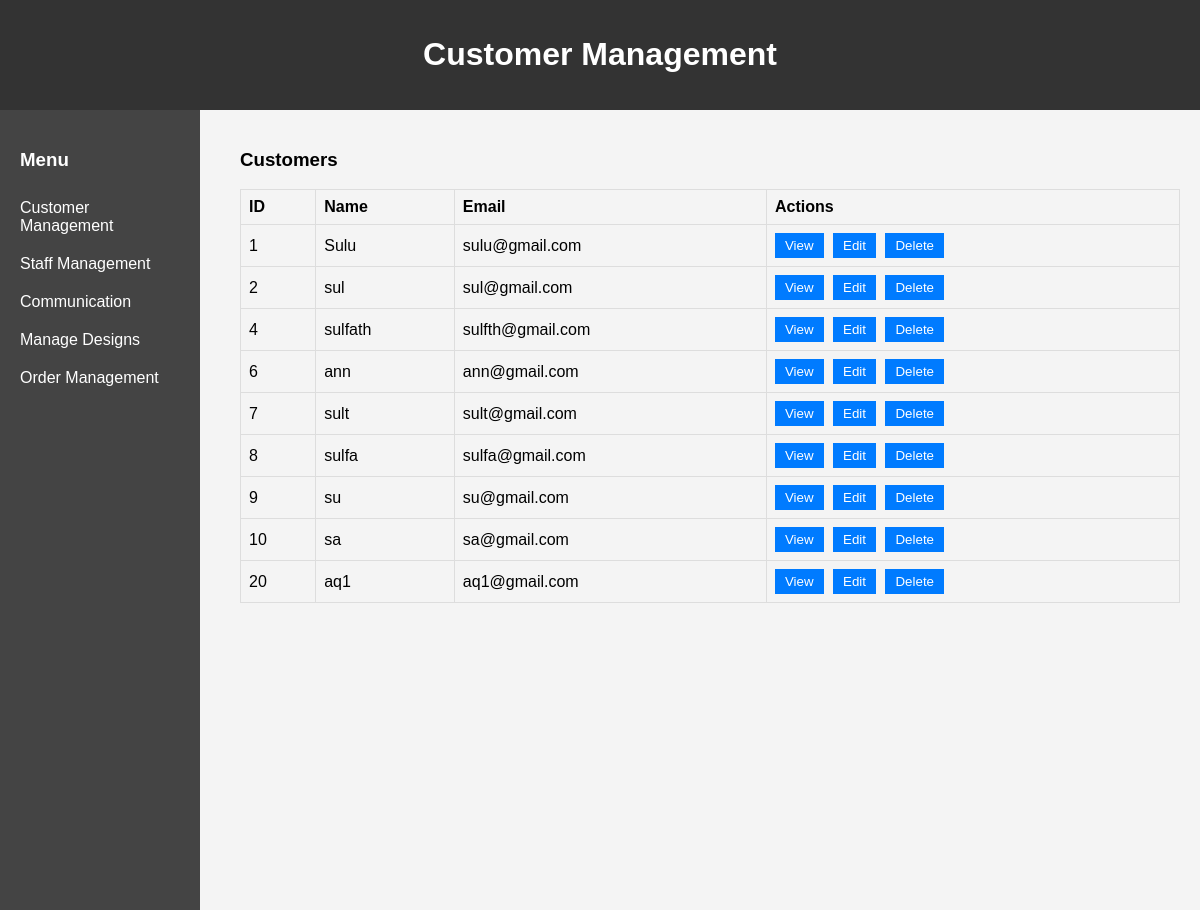
Page /admin/customers.php on the committed database.
### tables this page shows
CREATE TABLE `users` (
  `USER_ID` int(11) NOT NULL,
  `USERNAME` varchar(50) NOT NULL,
  `PASSWORDD` varchar(255) NOT NULL,
  `EMAIL` varchar(100) NOT NULL,
  `PHONE` varchar(15) NOT NULL,
  `USER_TYPE` enum('ADMIN','CUSTOMER','STAFF') NOT NULL,
  `ADDRESSS` text DEFAULT NULL,
  `CREATED_AT` datetime NOT NULL DEFAULT current_timestamp()
);

### admin/customers.php (the view, shortened to what this page needs)
<?php
$conn = new mysqli('localhost', 'root', '', 'fashion');
$sql = "SELECT USER_ID, USERNAME, EMAIL FROM users where USER_TYPE = 'CUSTOMER'";
$result = $conn->query($sql);
?>
<!DOCTYPE html>
<html lang="en">
<head>
    <link rel="stylesheet" href="admin.css">
</head>
<body>
    <div class="header">
        <h1>Customer Management</h1>
    </div>
    <div class="admin-dashboard">
        <aside class="sidebar">
            <h3>Menu</h3>
            <a href="customers.php">Customer Management</a>
            <a href="staff.php">Staff Management</a>
            <a href="communications.php">Communication</a>
            <a href="manageDesign.php">Manage Designs</a>
            <a href="OrderManage.php">Order Management</a>
        </aside>
        <main class="content">
            <section id="customers-section" class="section">
                <h3>Customers</h3>
                <table>
                    <thead>
                        <tr>
                            <th>ID</th>
                            <th>Name</th>
                            <th>Email</th>
                            <th>Actions</th>
                        </tr>
                    </thead>
                    <tbody>
                        <?php
                        if ($result->num_rows > 0) {
                            while ($row = $result->fetch_assoc()) {
                                echo "<tr>";
                                echo "<td>" . $row["USER_ID"] . "</td>";
                                echo "<td>" . $row["USERNAME"] . "</td>";
                                echo "<td>" . $row["EMAIL"] . "</td>";
                                echo "<td>
                                    <a href='view_customer.php?id=" . $row["USER_ID"] . "'><button>View</button></a>
                                    <a href='edit_customer.php?id=" . $row["USER_ID"] . "'><button>Edit</button></a>
                                    <a href='delete_customer.php?id=" . $row["USER_ID"] . "'><button>Delete</button></a>
                                  </td>";
                                echo "</tr>";
                            }
                        } else {
                            echo "<tr><td colspan='4'>No customers found</td></tr>";
                        }
                        ?>
                    </tbody>
                </table>
            </section>
        </main>
    </div>
</body>
</html>

### customer/admin.css (style rules this page uses)
body { font-family: Arial, sans-serif; background-color: #f4f4f4; margin: 0; padding: 0; }
.header { background-color: #333; color: #fff; padding: 15px; text-align: center; }
.sidebar { width: 200px; background-color: #444; color: #fff; height: 100vh; float: left; padding: 20px; box-sizing: border-box; }
.sidebar a { color: #fff; display: block; padding: 10px 0; text-decoration: none; }
.content { margin-left: 220px; padding: 20px; box-sizing: border-box; }
.section { margin-bottom: 20px; }
table { width: 100%; border-collapse: collapse; }
th, td { border: 1px solid #ddd; padding: 8px; text-align: left; }
th { background-color: #f4f4f4; }
button { padding: 5px 10px; margin-right: 5px; border: none; background-color: #007bff; color: #fff; cursor: pointer; }

### rows in the picture
users: USER_ID "1", USERNAME "Sulu", EMAIL "sulu@gmail.com"
users: USER_ID "2", USERNAME "sul", EMAIL "sul@gmail.com"
users: USER_ID "4", USERNAME "sulfath", EMAIL "sulfth@gmail.com"
users: USER_ID "6", USERNAME "ann", EMAIL "ann@gmail.com"
users: USER_ID "7", USERNAME "sult", EMAIL "sult@gmail.com"
users: USER_ID "8", USERNAME "sulfa", EMAIL "sulfa@gmail.com"
users: USER_ID "9", USERNAME "su", EMAIL "su@gmail.com"
users: USER_ID "10", USERNAME "sa", EMAIL "sa@gmail.com"
users: USER_ID "20", USERNAME "aq1", EMAIL "aq1@gmail.com"
